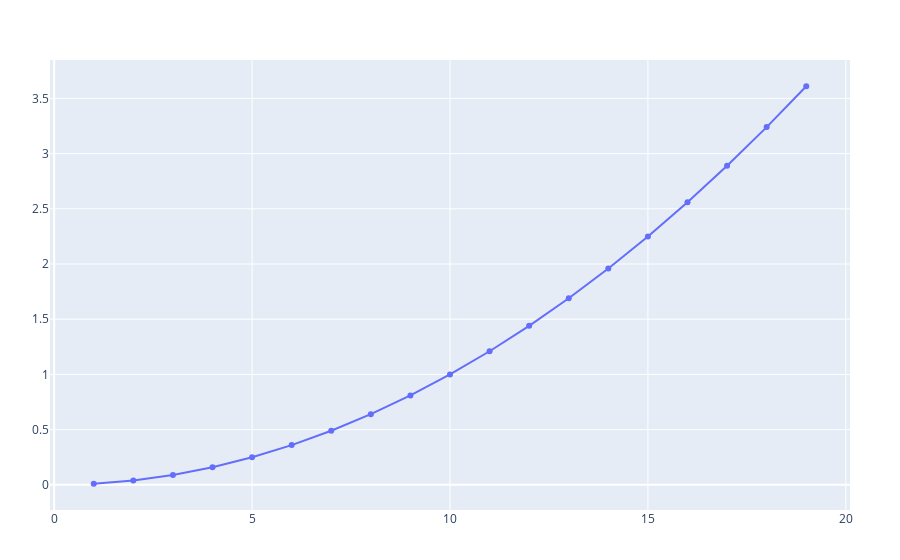

The notebook cell saved with this chart:
### Code cell
using PlotlyJS


# DO NOT USE START VALUES OF <= 0
start = 0.1
stop = 2
step = 0.1

dx = start

error = zeros(Float64, 0)

@time while dx < stop
    push!(error, compute(dx))
    dx += step
end

layout = Layout(xaxis_title="Value of dx", yaxis_title="Error")

plot(1:length(error), error, layout)

### Figure 1 — Plotly figure (JSON) as saved in the notebook; plotly's stock layout.template omitted (floating-point values rounded to 4 significant figures)
{"data": [{"type": "scatter", "x": [1, 2, 3, 4, 5, 6, 7, 8, 9, 10, 11, 12, 13, 14, 15, 16, 17, 18, 19], "y": [0.01, 0.04, 0.09, 0.16, 0.25, 0.36, 0.49, 0.64, 0.81, 1.0, 1.21, 1.44, 1.69, 1.96, 2.25, 2.56, 2.89, 3.24, 3.61]}], "layout": {"margin": {"b": 50, "l": 50, "r": 50, "t": 60}}}
